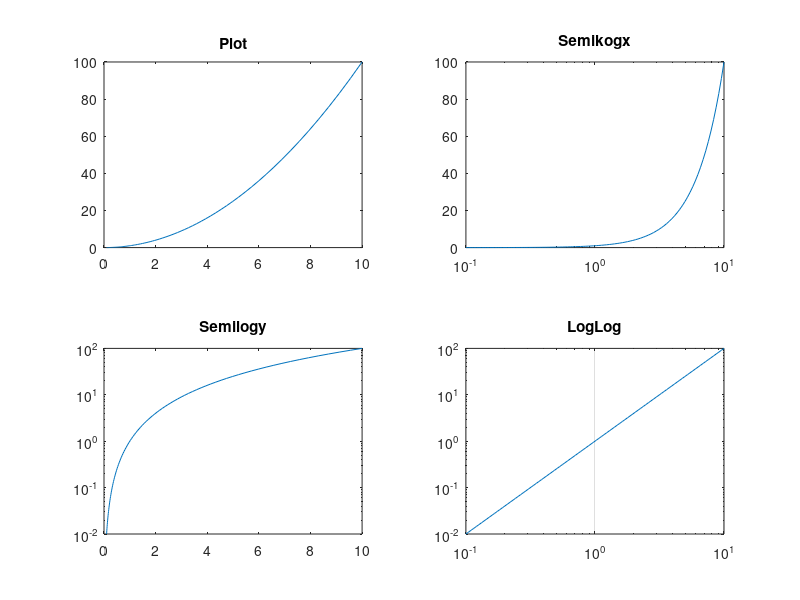

MATLAB code to generate this figure:
x = logspace(-1, 1, 100);
y = x.^2;
subplot(2, 2, 1);
plot(x,y);
title('Plot');
subplot(2,2,2);
semilogx(x,y);
title('Semikogx');
subplot(2,2,3);
semilogy(x,y);
title('Semilogy');
subplot(2,2,4);
loglog(x,y);
title('LogLog');
set(gca, 'XGrid', 'on');
